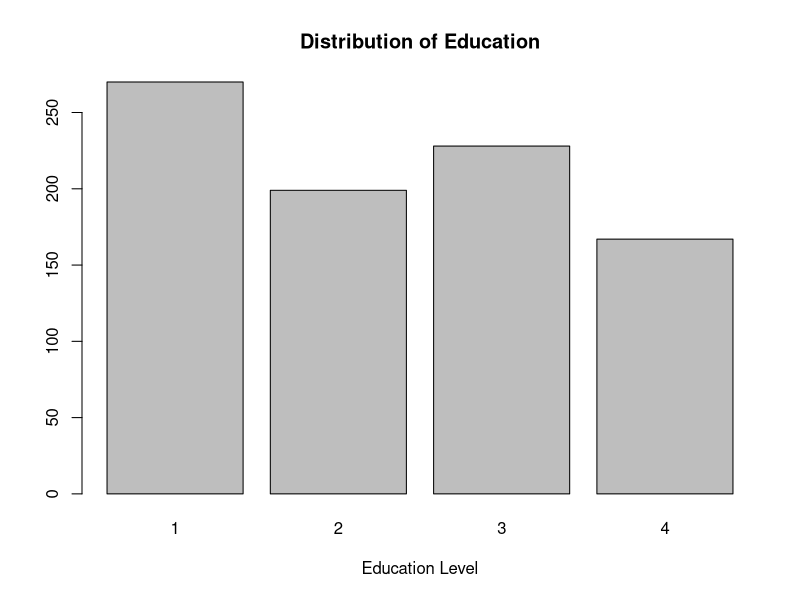
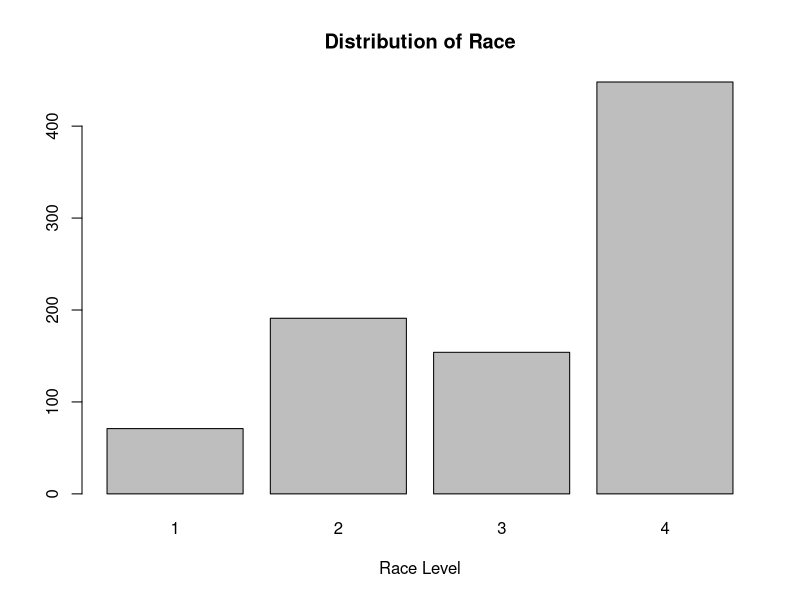
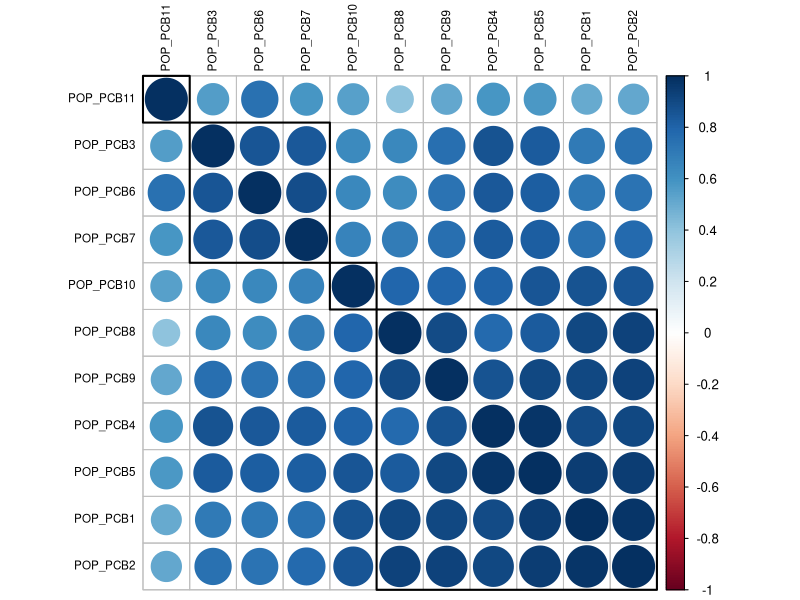
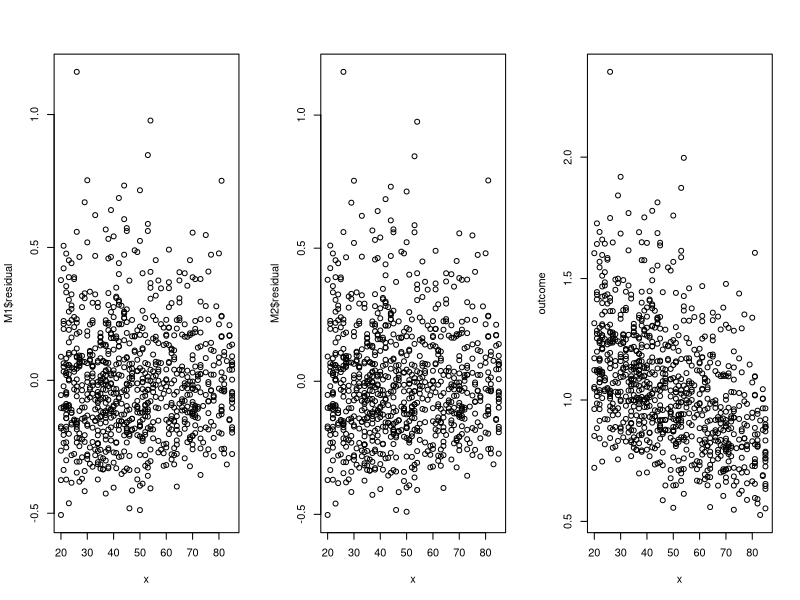
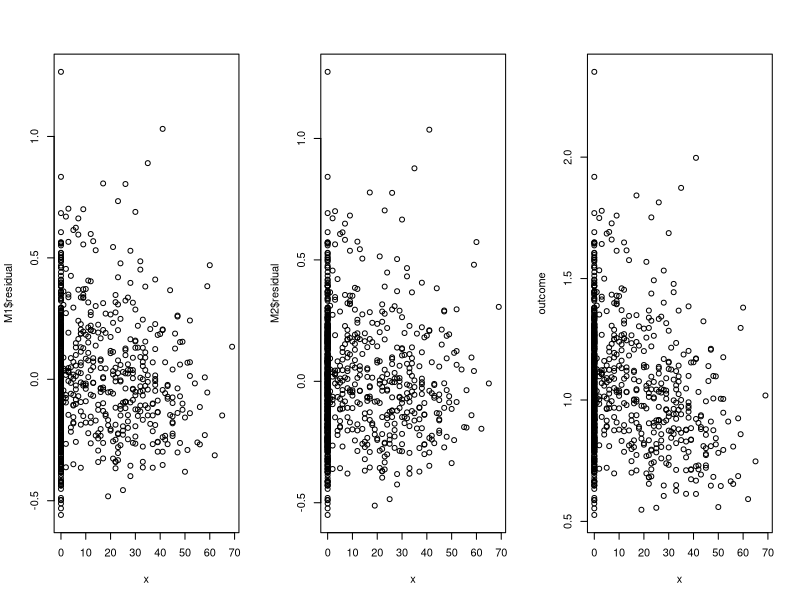
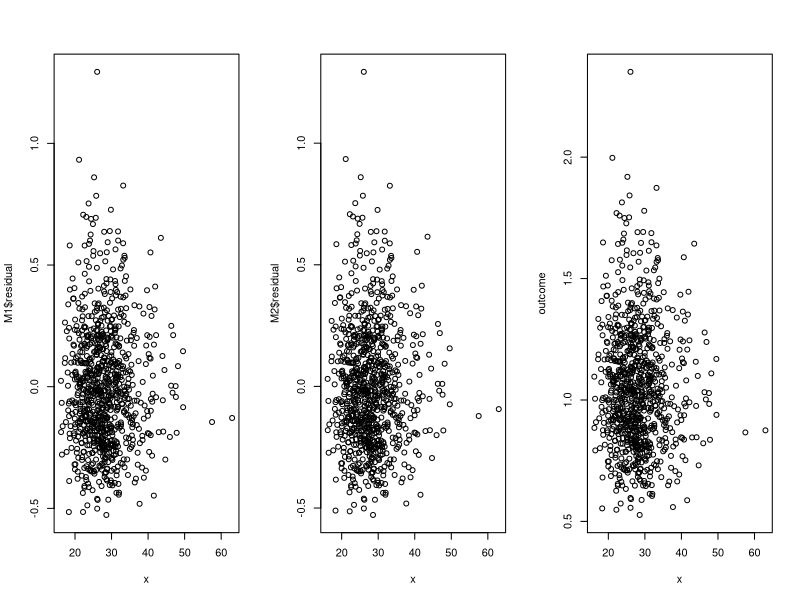
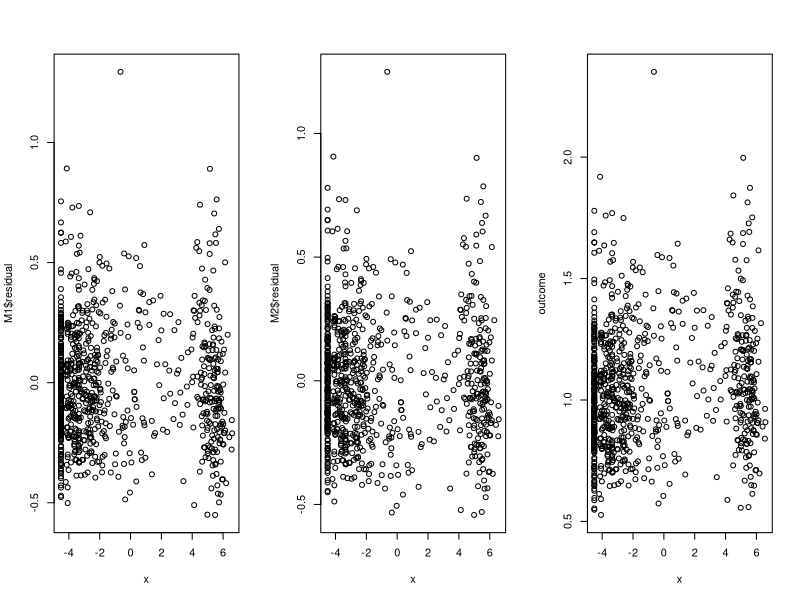
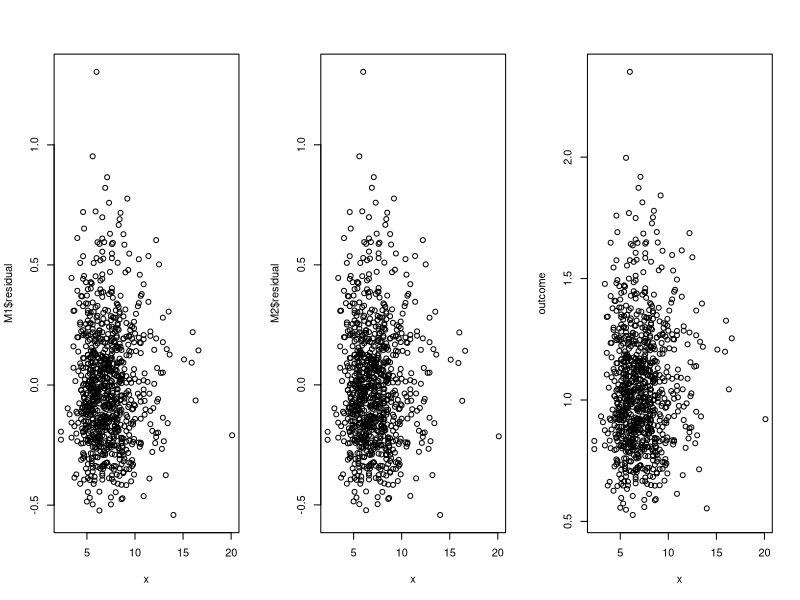

Recreate these plots in R, in order.
## ---- chunk 1
knitr::opts_chunk$set(echo = TRUE)
## ---- chunk 2
# CHANGE ABSOLUTE PATH
# setwd("~/Desktop/stat341/R331project/data")
# setwd("~/School/4A/STAT 331/R331project/data")
# setwd("~/Desktop/R331project/data")

pollutants <- read.csv("pollutants.csv", header = TRUE)
head(pollutants)
## ---- chunk 3
names(pollutants)
## ---- chunk 4
# 1 = Less Than 9th Grade or 9-11th Grade (Includes 12th grade with no diploma) 
# 2 = High School Grad/GED or Equivalent
# 3 = Some College or AA degree
# 4 = College Graduate

edu_factor=as.factor(pollutants$edu_cat)
plot(edu_factor, 
     main="Distribution of Education",
     xlab="Education Level")

# 1 = Other Race (Including Multi-Racial);
# 2 = Mexican American; 
# 3 = Non-Hispanic Black; 
# 4 = Non-Hispanic White

race_factor=as.factor(pollutants$race_cat)
plot(race_factor, 
     main="Distribution of Race",
     xlab="Race Level")
## ---- chunk 5
# Estella's work 1
library(corrplot)
library(ggplot2)

summary(pollutants)
POP_PCB = c("POP_PCB1", "POP_PCB2","POP_PCB3", "POP_PCB4","POP_PCB5", "POP_PCB6","POP_PCB7", "POP_PCB8","POP_PCB9", "POP_PCB10", "POP_PCB11")
POP_PCB_data <- pollutants [, POP_PCB]
cc = cor(POP_PCB_data , method = "spearman")

# cluster my POP_PCB so that those with similar patterns of correlation coefficients are closer together. 
corrplot(cc, tl.col = "black", order = "hclust", hclust.method = "average", addrect = 4, tl.cex = 0.7)
#https://jkzorz.github.io/2019/06/11/Correlation-heatmaps.html
## ---- chunk 6
# Estella's work 3
f <- as.formula((paste("length", paste("(", paste(POP_PCB, collapse = " + "), ")^2"), sep = " ~")))
m <- lm(f, data = pollutants)
summary(m)
## ---- chunk 7
# Judy's work Part 1
# testing non-linearity in SLR
# if for any covariate, residual vs x for M1 has a pattern and
# residual vs x for M2 seems random, then y has a nonlinear
# relationship with with x.
# M1: fitting y to x
# M2: fitting y to x^2
par(mfrow=c(1, 3))
outcome <- pollutants$length
check <- function(x) {
  M1 <- lm(outcome ~ x)
  print(paste("residual for M1: ", sigma(M1)))
  M2 <- lm(outcome ~ x + I(x^2))
  print(paste("residual for M2: ", sigma(M2)))
  plot(x, M1$residual)
  plot(x, M2$residual)
  plot(x, outcome)
}
list <- list(pollutants$ageyrs, pollutants$yrssmoke,
             pollutants$BMI, pollutants$ln_lbxcot,
             pollutants$whitecell_count, pollutants$lymphocyte_pct, 
             pollutants$monocyte_pct, pollutants$eosinophils_pct, 
             pollutants$basophils_pct, pollutants$neutrophils_pct)
for (column in list) {
  check(column)
}
  
## ---- chunk 8
# Judy's work Part 2
# testing non-linearity in MLR
library(car)
M <- lm (length ~ ., data=pollutants)
avPlots(M, main="Added-Variable Plot")
